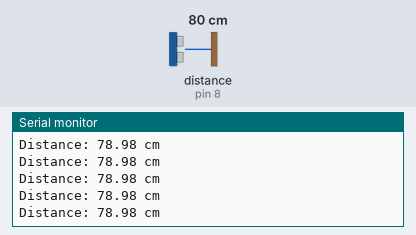
The sketch below on a simulated Arduino Uno, built with avr-gcc and run on an emulated ATmega328P. On the bench: the last lines printed to the serial monitor. Wiring (inferred from the names in the program): ultrasonic range finder: trigger pin 9; echo pin 8. The test bench sets the inputs (shaded band); at power-on: distance to the obstacle (sensor on pin 8) 80 cm. The echo pulse lasts 58.3 µs per cm.

Above: at 1.2 s.
1.3 s: distance to the obstacle (sensor on pin 8) set to 60 cm
At 1.38 s:
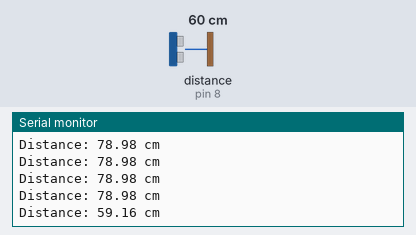
4.3 s: distance to the obstacle (sensor on pin 8) set to 35 cm
At 4.3 s:
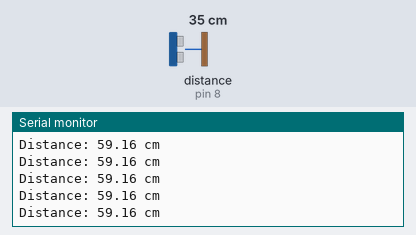
7.3 s: distance to the obstacle (sensor on pin 8) set to 250 cm
At 7.4 s:
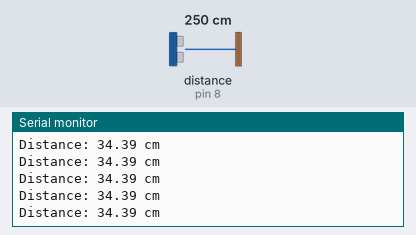
10.3 s: distance to the obstacle (sensor on pin 8) set to 35 cm
At 10.4 s:
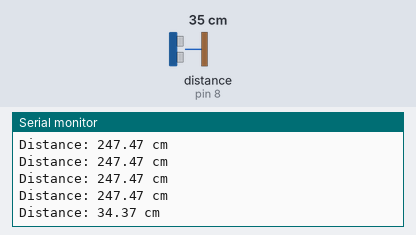
Timing chart, 0 to 13.3 s (numbered marks = the images above; inputs shaded):
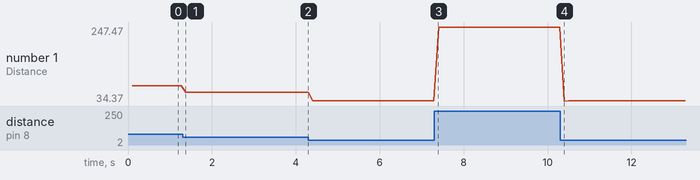

Measured:
- after the input at 1.3 s, the serial monitor: prints a new line after 0.07 s (image 1)
- after the input at 10.3 s, the serial monitor: prints a new line after 0.10 s (image 4)
- plotted number 1: 78.98 → 59.16 after the input at 1.3 s, 59.16 → 34.39 after the input at 4.3 s, 34.39 → 247.47 after the input at 7.3 s, 247.47 → 34.39 after the input at 10.3 s

The sketch:

Ultrasonic_AnkitJha.ino
```cpp
int trigPin=9;
int echoPin = 8;

long duration;
double distance;

void setup() {
  pinMode(trigPin,OUTPUT);  //Define Pin

  pinMode(echoPin,INPUT);

  Serial.begin(9600);

}

void loop() {

    digitalWrite(trigPin,LOW);
    delay(100);
    digitalWrite(trigPin,HIGH);  // Create a 10 micro second pulse
    delayMicroseconds(10);
    digitalWrite(trigPin,LOW);
    duration=pulseIn(echoPin,HIGH);
    distance=duration*0.034/2;
    Serial.print("Distance: ");
    Serial.print(distance);
    Serial.println(" cm");
}
```
